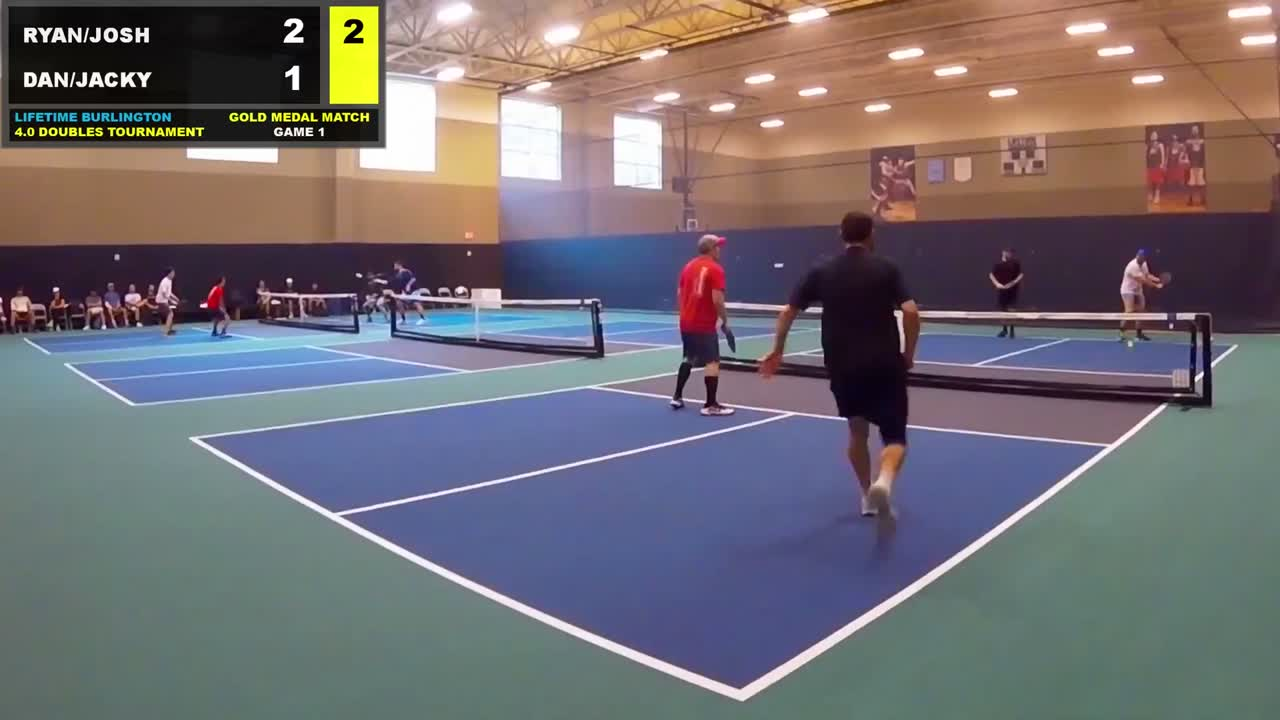
#> input picture eval_clips/ball/burlington_gold_0300_low_steep_corner/labels/court_keypoint_frames/frame_000001.jpg, 1280 x 720 px
$ python -i export_roboflow_person_yolo_dataset.py   (imports and definitions only)
#> lines starting #> are read from the running program, lines starting #| are printed output that depends on the picture
#!/usr/bin/env python3
"""Export the licensed, pickleball-only Roboflow PERSON index as YOLO.

This is deliberately separate from the CVAT exporter.  It consumes only the
index-backed public Roboflow corpus, fails closed on rights/bucket metadata,
and hashes every selected image against every frame under the protected root
before it creates training inputs.
"""

from __future__ import annotations

import argparse
import csv
import hashlib
import html
import json
import os
import re
import shutil
import sys
from collections import Counter, defaultdict
from datetime import datetime, timezone
from pathlib import Path
from typing import Any, Mapping, Sequence

import cv2  # type: ignore[import-not-found]
import numpy as np


EXPECTED_PERSON_INDEX_SHA256 = "4dbf5c8e7ca328b2a05743f525b0f6e4cbf3b50c5c074da8a436a2e83b358135"
REQUIRED_NC_EXCLUSION = "testing-esifc/pickle-ball-labeling-mff1d"
ALLOWED_LICENSE = "CC BY 4.0"
REQUIRED_BUCKET = "core_pickleball"
DEFAULT_SEED = 20260721
PHASH_SCALES = (16, 32, 64)
PHASH_BITS_PER_SCALE = 64
PHASH_HAMMING_THRESHOLD = 6
FAMILY_BALANCE_MAX_REPETITIONS = 4
CONTENT_SSIM_THRESHOLD = 0.90
CONTENT_ORB_MIN_INLIERS = 40
CONTENT_ORB_MIN_INLIER_RATIO = 0.25
IMAGE_SUFFIXES = {".bmp", ".jpeg", ".jpg", ".png", ".tif", ".tiff", ".webp"}
VIDEO_SUFFIXES = {".avi", ".m4v", ".mov", ".mp4"}
PROTECTED_CLIP_IDS = (
    "burlington_gold_0300_low_steep_corner",
    "indoor_doubles_fwuks_0500_long_mid_baseline",
    "outdoor_webcam_iynbd_1500_long_high_baseline",
    "wolverine_mixed_0200_mid_steep_corner",
)
PROTECTED_TRANSFORMS = (
    "identity",
    "horizontal_flip",
    "center_crop_05pct",
    "center_crop_10pct",
    "center_crop_20pct",
    "letterbox_05pct",
    "letterbox_10pct",
    "letterbox_20pct",
)
ROBUSTNESS_PROBE_TRANSFORMS = PROTECTED_TRANSFORMS[1:]
REVIEW_COLUMNS = (
    "source",
    "sample_id",
    "drawn_box_count",
    "correct_person_box_count",
    "visible_on_court_person_count",
    "annotated_visible_on_court_person_count",
    "frame_complete_yes_no",
    "notes",
)
ADJUDICATED_ORIGINAL_VIDEO_FAMILIES = (
    {
        "family_id": "family:pickleball-od8al/pickleball-seg",
        "original_video_family_id": "original_footage_component:od8al_validation_r2",
        "game_session": "multiple sessions linked by source-level shared original footage",
        "channel": "pickleball-od8al",
        "members": (
            "pickle-es3fs/pickleball-video",
            "pickleball-od8al/pickleball-seg",
            "pickleball-od8al/pickleball-tsgju",
            "pickleball-od8al/pickleball-version2",
            "nigh-workspace/pickleball-player-object-detection-cc2sw",
        ),
        "evidence": (
            "review P1-SPLIT-LEAK: consecutive output_frame frames share the 2021 US Open broadcast",
            "shared Roboflow channel plus overlapping temporal filename prefixes",
            "manifest identifies version2 as a duplicate of pickleball-seg",
            "review P1-SPLIT-LEAK-R2: pickle-es3fs/yt-UF0i_EboHqA-0004 and od8al/output_frame_file2_28 share original footage (pHash<=6, SSIM 0.916809, 2307 ORB homography inliers)",
            "review P1-SPLIT-LEAK-R2: nigh-workspace/PBGAME13_mp4-0206 and od8al/output_frame_file4_844 share original footage (pHash<=6, SSIM 0.904504, 1130 ORB homography inliers)",
            "orchestrator ruling: whole-source holdout-side-wins merge; no frame-level carve-outs",
        ),
    },
)
_BYTE_POPCOUNT = np.asarray([int(value).bit_count() for value in range(256)], dtype=np.uint8)


class ProtectedCollisionError(RuntimeError):
    """Raised when an export candidate perceptually collides with protected data."""


class CrossSplitContentLeakError(RuntimeError):
    """Raised when final train/validation/test content shares original footage."""


# [687 lines left out: functions main, export_roboflow_person_yolo_dataset, _filter_samples, _validate_rights, _build_fork_families, _canonical_family_id, not called in this run]


def _source_channel(source: str) -> str:
    return source.partition("/")[0].lower()


# [15 lines left out: functions _temporal_prefix, _normalized_original_filename, not called in this run]


def _original_frame_identity(sample: Mapping[str, Any]) -> str:
    return f"{sample.get('source_slug')}:{_normalized_original_filename(sample)}"


# [683 lines left out: functions _audit_cross_split_lineage, _split_sources_by_family, _retention_snapshot, _ingest_human_review, _training_ready_gate, _sanitize_samples and 6 more, not called in this run]


def multiscale_phash(frame_bgr: np.ndarray) -> np.ndarray:
    if frame_bgr.ndim == 2:
        gray = frame_bgr
    else:
        gray = cv2.cvtColor(frame_bgr, cv2.COLOR_BGR2GRAY)
    return _gray_variant_phash(gray, "identity")


def _protected_descriptor_variants(frame_bgr: np.ndarray) -> np.ndarray:
    gray = (
        frame_bgr
        if frame_bgr.ndim == 2
        else cv2.cvtColor(frame_bgr, cv2.COLOR_BGR2GRAY)
    )
    return np.stack(
        [
            multiscale_phash(_apply_probe_transform(frame_bgr, name))
            if name.startswith("letterbox_")
            else _gray_variant_phash(gray, name)
            for name in PROTECTED_TRANSFORMS
        ]
    )


def _gray_variant_phash(gray: np.ndarray, transform: str) -> np.ndarray:
    if transform == "horizontal_flip":
        transformed = gray[:, ::-1]
    elif transform.startswith("center_crop_"):
        fraction = int(transform.removeprefix("center_crop_").removesuffix("pct")) / 100.0
        inset_y = max(1, round(gray.shape[0] * fraction))
        inset_x = max(1, round(gray.shape[1] * fraction))
        transformed = gray[inset_y : gray.shape[0] - inset_y, inset_x : gray.shape[1] - inset_x]
    else:
        transformed = gray
    if transformed.size == 0:
        raise ValueError(f"image is too small for protected transform {transform}: {gray.shape}")
    values: list[np.uint64] = []
    for scale in PHASH_SCALES:
        if transform.startswith("letterbox_"):
            fraction = int(transform.removeprefix("letterbox_").removesuffix("pct")) / 100.0
            inset = max(1, round(scale * fraction))
            content_size = scale - 2 * inset
            if content_size <= 0:
                raise ValueError(f"invalid letterbox transform {transform} at scale {scale}")
            resized = np.zeros((scale, scale), dtype=np.uint8)
            resized[inset : inset + content_size, inset : inset + content_size] = cv2.resize(
                gray, (content_size, content_size), interpolation=cv2.INTER_AREA
            )
        else:
            resized = cv2.resize(transformed, (scale, scale), interpolation=cv2.INTER_AREA)
        dct = cv2.dct(np.asarray(resized, dtype=np.float32))[:8, :8].reshape(-1)
        median = float(np.median(dct[1:]))
        bits = dct > median
        bits[0] = False
        value = 0
        for bit_index, enabled in enumerate(bits):
            if bool(enabled):
                value |= 1 << bit_index
        values.append(np.uint64(value))
    return np.asarray(values, dtype=np.uint64)


def _apply_probe_transform(frame: np.ndarray, transform: str) -> np.ndarray:
    if transform == "horizontal_flip":
        return cv2.flip(frame, 1)
    fraction = int(transform.rsplit("_", 1)[1].removesuffix("pct")) / 100.0
    height, width = frame.shape[:2]
    inset_y = max(1, round(height * fraction))
    inset_x = max(1, round(width * fraction))
    if transform.startswith("center_crop_"):
        return frame[inset_y : height - inset_y, inset_x : width - inset_x].copy()
    if transform.startswith("letterbox_"):
        canvas = np.zeros_like(frame)
        resized = cv2.resize(
            frame,
            (width - 2 * inset_x, height - 2 * inset_y),
            interpolation=cv2.INTER_AREA,
        )
        canvas[inset_y : height - inset_y, inset_x : width - inset_x] = resized
        return canvas
    raise ValueError(f"unknown robustness-probe transform: {transform}")


# [704 lines left out: functions _probe_transform_detection, _compare_multiscale_hashes, _audit_cross_split_content, _content_sample_ref, _verify_content_candidate, _ssim and 13 more, not called in this run]


def _write_json(path: Path, payload: Any) -> None:
    path.parent.mkdir(parents=True, exist_ok=True)
    path.write_text(json.dumps(payload, indent=2, sort_keys=True) + "\n", encoding="utf-8")


# [14 lines left out: function _compact_summary, not called in this run]


# [2 lines not run here, left out]

>>> import cv2
>>> picture = cv2.imread('../../eval_clips/ball/burlington_gold_0300_low_steep_corner/labels/court_keypoint_frames/frame_000001.jpg')
#> picture is the input picture: shape (720, 1280, 3); mean B, G, R 114, 109.7, 114.7
>>> result = _protected_descriptor_variants(picture)
#> the loop in _gray_variant_phash, `for scale in PHASH_SCALES:` made 3 passes
#> median on passes 1 to 3: 5.68, 7.63, 13.15
#> after the loop in _gray_variant_phash, `for scale in PHASH_SCALES:`: values = [1701380791975670258, 1701415976347759026, 1701415976347759026]
#> call 2 of _gray_variant_phash, with transform = 'horizontal_flip'
#> in _gray_variant_phash (call 2), `transformed = gray[:, ::-1]`:
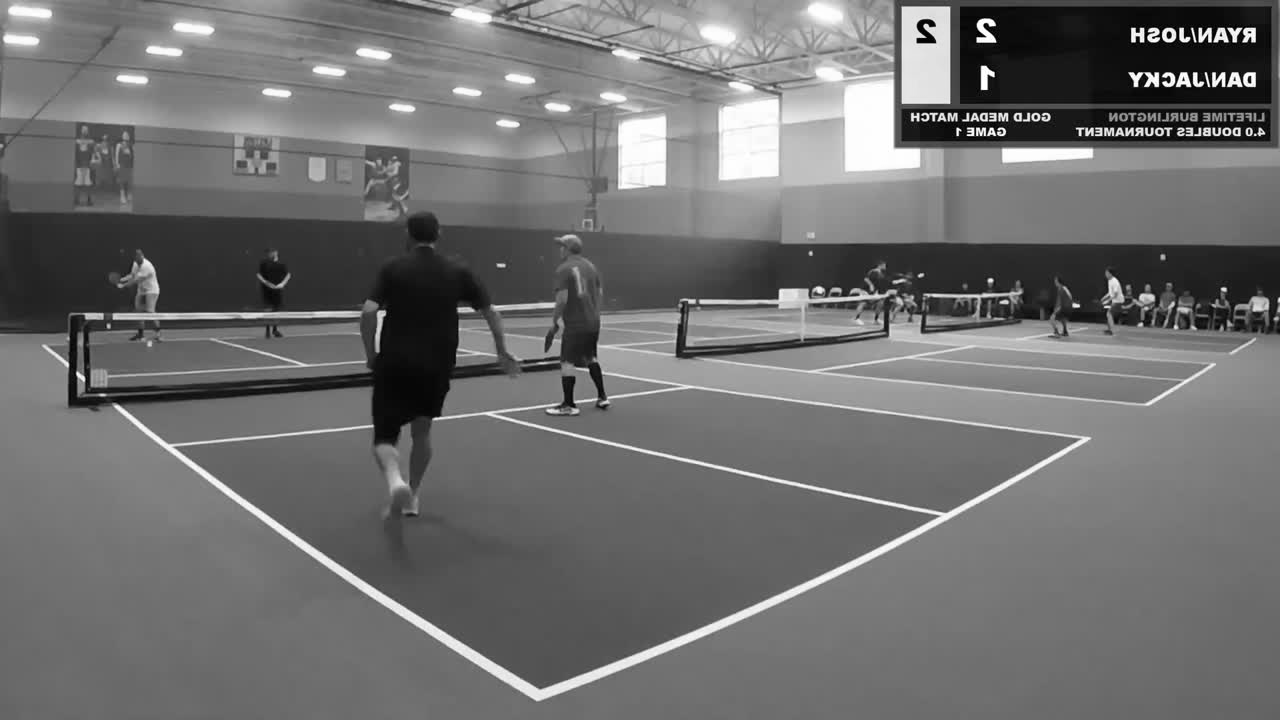
#> transformed: shape (720, 1280); min 0, max 255, mean 111.7
#> the loop in _gray_variant_phash (call 2), `for scale in PHASH_SCALES:` made 3 passes
#> median on passes 1 to 3: 7.79, 12.17, 26.45
#> after the loop in _gray_variant_phash (call 2), `for scale in PHASH_SCALES:`: values = [10751788282779229016, 13057631291992922904, 13057631291992922904]
#> call 4 of _gray_variant_phash, with transform = 'center_crop_10pct'
#> in _gray_variant_phash (call 4), `fraction = int(transform.removeprefix("center_crop_").removesuffix("pc..`: fraction = 0.1
#> in _gray_variant_phash (call 4), `inset_y = max(1, round(gray.shape[0] * fraction))`: inset_y = 72
#> in _gray_variant_phash (call 4), `inset_x = max(1, round(gray.shape[1] * fraction))`: inset_x = 128
#> in _gray_variant_phash (call 4), `transformed = gray[inset_y : gray.shape[0] - inset_y, inset_x : gray.s..`:
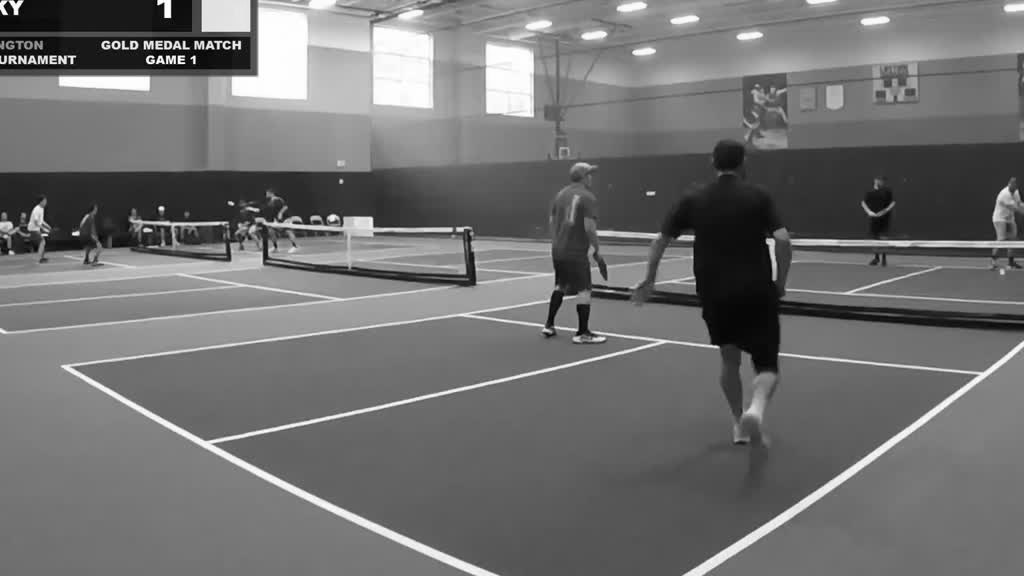
#> transformed: shape (576, 1024); min 0, max 255, mean 113
#> the loop in _gray_variant_phash (call 4), `for scale in PHASH_SCALES:` made 3 passes
#> median on passes 1 to 3: -10.56, -23.2, -46.96
#> after the loop in _gray_variant_phash (call 4), `for scale in PHASH_SCALES:`: values = [10266171824490537458, 10257164625504231922, 10257164625504231922]
#> in _gray_variant_phash (call 5), `fraction = int(transform.removeprefix("center_crop_").removesuffix("pc..`: fraction = 0.2
#> in _gray_variant_phash (call 5), `inset_y = max(1, round(gray.shape[0] * fraction))`: inset_y = 144
#> in _gray_variant_phash (call 5), `inset_x = max(1, round(gray.shape[1] * fraction))`: inset_x = 256
#> in _gray_variant_phash (call 5), `transformed = gray[inset_y : gray.shape[0] - inset_y, inset_x : gray.s..`:
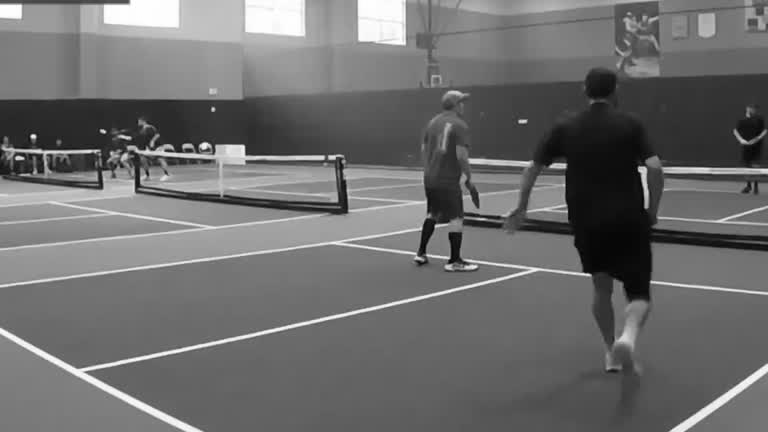
#> transformed: shape (432, 768); min 3, max 255, mean 109.6
#> the loop in _gray_variant_phash (call 5), `for scale in PHASH_SCALES:` made 3 passes
#> median on passes 1 to 3: -5.06, -11.13, -19.87
#> after the loop in _gray_variant_phash (call 5), `for scale in PHASH_SCALES:`: values = [6539474424526381906, 6539474424526381906, 6539474424526381906]
#> in _apply_probe_transform, `fraction = int(transform.rsplit("_", 1)[1].removesuffix("pct")) / 100.0`: fraction = 0.05
#> in _apply_probe_transform, `inset_y = max(1, round(height * fraction))`: inset_y = 36
#> in _apply_probe_transform, `inset_x = max(1, round(width * fraction))`: inset_x = 64
#> in _apply_probe_transform, `canvas = np.zeros_like(frame)`: canvas: shape (720, 1280, 3); every value is 0
#> in multiscale_phash (call 2), `gray = cv2.cvtColor(frame_bgr, cv2.COLOR_BGR2GRAY)`:
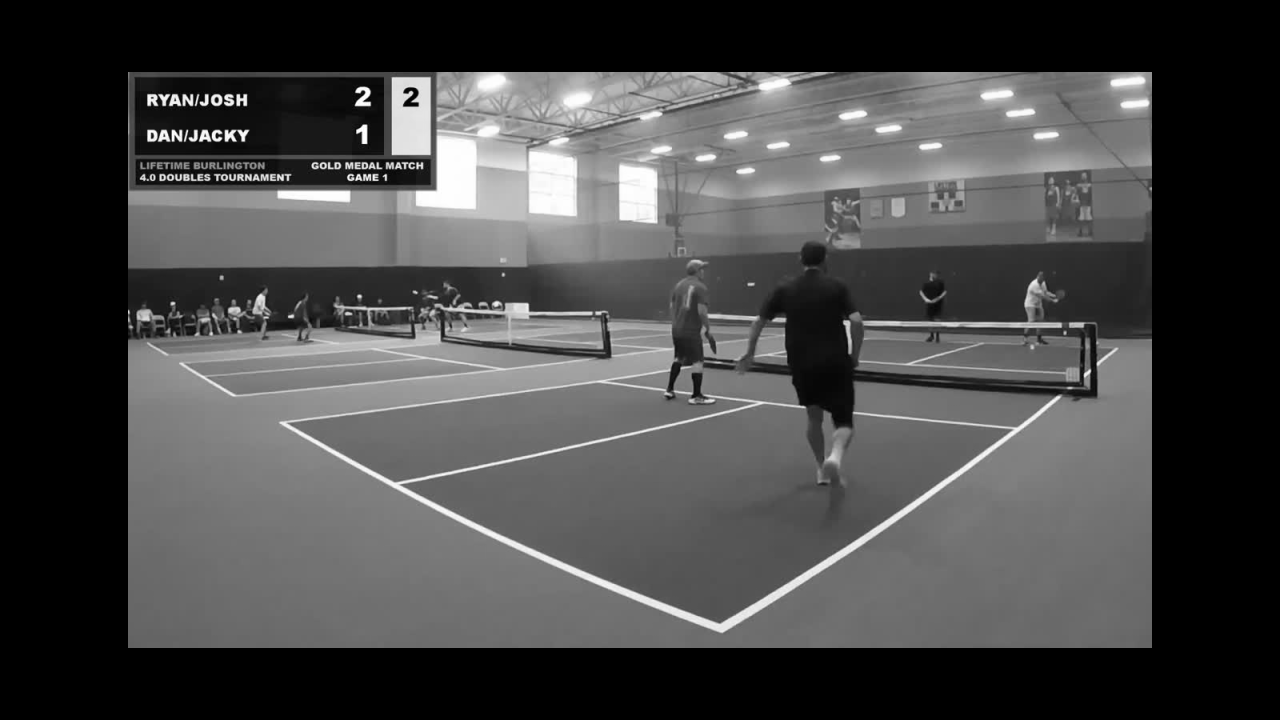
#> gray: shape (720, 1280); min 0, max 255, mean 71.5
#> in multiscale_phash (call 3), `gray = cv2.cvtColor(frame_bgr, cv2.COLOR_BGR2GRAY)`:
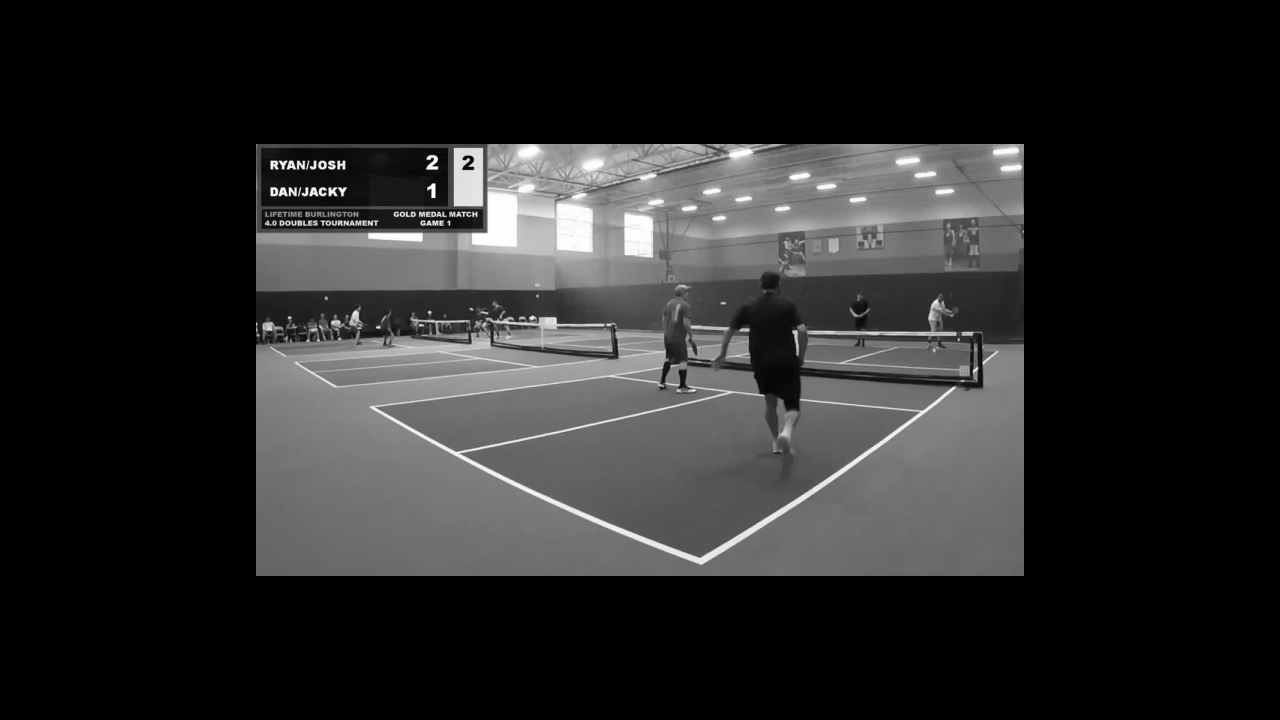
#> gray: shape (720, 1280); min 0, max 255, mean 40.2
#> the loop in _gray_variant_phash (call 8), `for scale in PHASH_SCALES:` made 3 passes
#> median on passes 1 to 3: -4.07, -5.83, -12.47
#> pass 3, in _gray_variant_phash (call 8), `resized = cv2.resize(transformed, (scale, scale), interpolation=cv2.IN..`:
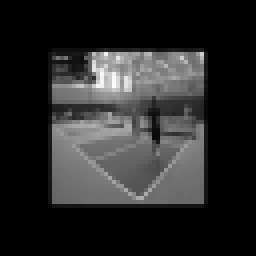
#> resized: shape (64, 64) (shown 4 times larger); min 0, max 252, mean 40.2
#> after the loop in _gray_variant_phash (call 8), `for scale in PHASH_SCALES:`: values = [4137003238335199586, 8748689256745810274, 8748689256745810274]
#> result = [[1701380791975670258, 1701415976347759026, 1701415976347759026], [10751788282779229016, 13057631291992922904, 13057631291992922904], [5646604502479008242, 14869976539333783986, 14869976539333783986], [10266171824490537458, 10257164625504231922, 10257164625504231922], [6539474424526381906, 6539474424526381906, 6539474424526381906], [512863722637160738, 512934091381305634, 512934091381305634], [276627051928908066, 240475109616021794, 242709317243662626], [4137003238335199586, 8748689256745810274, 8748689256745810274]]
